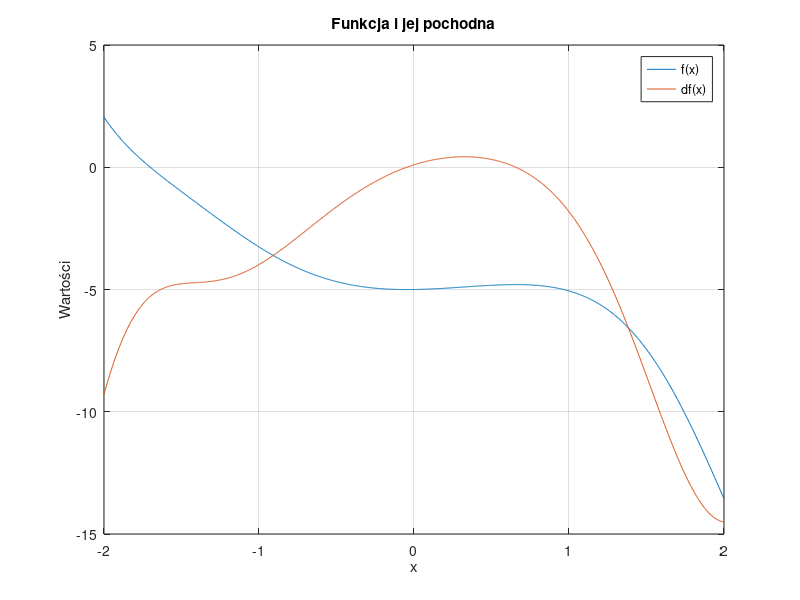

This chart was generated by the following MATLAB code: (Note: this script raises an error after producing the figure.)
%% praca na laboratorium
clear all;
close all;
clc;
maxit = 1000;
eps = 1e-8;
start = -2;
koniec = 2;
x = linspace(-2.0, 2.0, maxit+1);
f = @(x) sin(x.^2) - x.^3 + 0.1*x - 5;
df = @(x) 2*x.*cos(x.^2) - 3*x.^2 + 0.1;

%subplot(211)
plot(x, f(x), x, df(x)), grid on;
legend('f(x)', 'df(x)'), xlabel('x'), ylabel('Wartości'), title('Funkcja i jej pochodna');


%subplot(212)
h = NaN(maxit, 3, 5);
[xs,~,h(:,:,1)] = sieczne(f, start, koniec, maxit, eps);
fprintf('Dla metody siecznych rozwiązanie wynosi: %g\n', xs);
[xb,~,h(:,:,2)] = bisekcja(f, start, koniec, maxit, eps);
fprintf('Dla metody bisekcji rozwiązanie wynosi: %g\n', xb);
%semilogy(h(:,1,2), abs(h(:,3,2)), 's-'), grid on;
%xlabel('Liczba iteracji'), ylabel('Blad'), title('zbieznosc bisekcji');
[xnr1,~,h(:,:,3)] = newton_raphson_1(f, df, 1.0, maxit, eps);
fprintf('Dla metody Newtona-Raphsona dla x=%g rozwiązanie wynosi: %g\n', 1.0, xnr1);
[xnr2,~,h(:,:,4)] = newton_raphson_1(f, df, 0.1, maxit, eps);
fprintf('Dla metody Newtona-Raphsona dla x=%g rozwiązanie wynosi: %g\n', 0.1, xnr2);
[xnr3,~,h(:,:,5)] = newton_raphson_1(f, df, 0.0, maxit, eps);
fprintf('Dla metody Newtona-Raphsona dla x=%g rozwiązanie wynosi: %g\n', 0.0, xnr3);

%% kod do sprawozdania 
clear all;
close all;
clc;
%ustawienie wartosci 
maxit = 1000;
eps = 1e-8;
start = -2;
koniec = 2;
f = @(x) sin(x.^2) - x.^3 + 0.1*x - 5;
df = @(x) 2*x.*cos(x.^2) - 3*x.^2 + 0.1;
x = linspace(-2.0, 2.0, maxit+1);
h = NaN(maxit, 3, 5);

%wywolanie funkcji 
[xs,ys,h(:,:,1)] = sieczne(f, start, koniec, maxit, eps);
[xb,yb,h(:,:,2)] = bisekcja(f, start, koniec, maxit, eps);
[xnr1,ynr1,h(:,:,3)] = newton_raphson_1(f, df, 1.0, maxit, eps);
[xnr2,ynr2,h(:,:,4)] = newton_raphson_1(f, df, 0.1, maxit, eps);
[xnr3,ynr3,h(:,:,5)] = newton_raphson_1(f, df, 0.0, maxit, eps);

%wypisanie wynikow
fprintf('Dla metody siecznych rozwiązanie wynosi: %g\n', xs);
fprintf('Dla metody bisekcji rozwiązanie wynosi: %g\n', xb);
fprintf('Dla metody Newtona-Raphsona dla x=%g rozwiązanie wynosi: %g\n', 1.0, xnr1);
fprintf('Dla metody Newtona-Raphsona dla x=%g rozwiązanie wynosi: %g\n', 0.1, xnr2);
fprintf('Dla metody Newtona-Raphsona dla x=%g rozwiązanie wynosi: %g\n', 0.0, xnr3);

%tworzenei wykresow
subplot(331)
semilogy(h(:,1,1), abs(h(:,3,1)), 's-'), hold on;
semilogy(h(:,1,2), abs(h(:,3,2)), 's-'), hold on;
semilogy(h(:,1,3), abs(h(:,3,3)), 's-'), hold on;
semilogy(h(:,1,4), abs(h(:,3,4)), 's-'), hold on;
semilogy(h(:,1,5), abs(h(:,3,5)), 's-'), grid on;
legend('bisekcja', 'sieczne', 'newton-raphson x=1.0','newton-raphson x=0.1', 'newton-raphson x=0.0'), 
xlabel('Liczba iteracji'), ylabel('Blad'), title('Wykres zbiorczy zbieżności');

subplot(332)
semilogy(h(:,1,1), abs(h(:,3,1)), 's-'), grid on;
xlabel('Liczba iteracji'), ylabel('Blad'), title('Zbieżność metody bisekcji');

subplot(333)
semilogy(h(:,1,2), abs(h(:,3,2)), 's-'), grid on;
xlabel('Liczba iteracji'), ylabel('Blad'), title('Zbieżność metody siecznych');

subplot(334)
semilogy(h(:,1,3), abs(h(:,3,3)), 's-'), grid on;
xlabel('Liczba iteracji'), ylabel('Blad'), title('Zbieżność metody Newtona-Raphsona 1 rzedu dla x=1.0');

subplot(335)
semilogy(h(:,1,4), abs(h(:,3,4)), 's-'), grid on;
xlabel('Liczba iteracji'), ylabel('Blad'), title('Zbieżność metody Newtona-Raphsona 1 rzedu dla x=0.1');

subplot(336)
semilogy(h(:,1,5), abs(h(:,3,5)), 's-'), grid on;
xlabel('Liczba iteracji'), ylabel('Blad'), title('Zbieżność metody Newtona-Raphsona 1 rzedu dla x=0.0');
